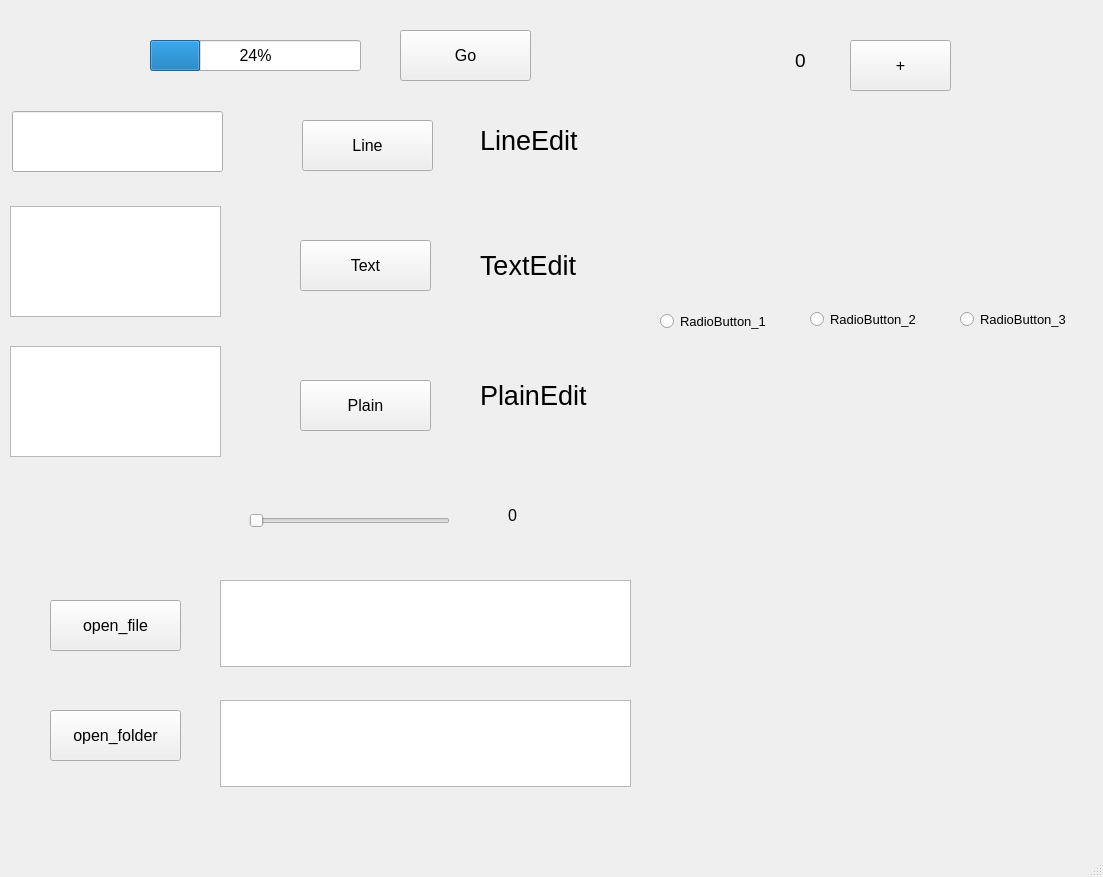
<?xml version="1.0" encoding="UTF-8"?>
<ui version="4.0">
 <class>MainWindow</class>
 <widget class="QMainWindow" name="MainWindow">
  <property name="geometry">
   <rect>
    <x>0</x>
    <y>0</y>
    <width>1103</width>
    <height>877</height>
   </rect>
  </property>
  <property name="windowTitle">
   <string>MainWindow</string>
  </property>
  <widget class="QWidget" name="centralwidget">
   <widget class="QLineEdit" name="box_line">
    <property name="geometry">
     <rect>
      <x>12</x>
      <y>111</y>
      <width>211</width>
      <height>61</height>
     </rect>
    </property>
    <property name="font">
     <font>
      <family>Arial</family>
      <pointsize>20</pointsize>
     </font>
    </property>
   </widget>
   <widget class="QTextEdit" name="box_text">
    <property name="geometry">
     <rect>
      <x>10</x>
      <y>206</y>
      <width>211</width>
      <height>111</height>
     </rect>
    </property>
    <property name="font">
     <font>
      <family>Arial</family>
      <pointsize>20</pointsize>
     </font>
    </property>
   </widget>
   <widget class="QPlainTextEdit" name="box_plain">
    <property name="geometry">
     <rect>
      <x>10</x>
      <y>346</y>
      <width>211</width>
      <height>111</height>
     </rect>
    </property>
    <property name="font">
     <font>
      <family>Arial</family>
      <pointsize>20</pointsize>
     </font>
    </property>
   </widget>
   <widget class="QPushButton" name="button_line">
    <property name="geometry">
     <rect>
      <x>302</x>
      <y>120</y>
      <width>131</width>
      <height>51</height>
     </rect>
    </property>
    <property name="font">
     <font>
      <family>Arial</family>
      <pointsize>12</pointsize>
     </font>
    </property>
    <property name="text">
     <string>Line</string>
    </property>
   </widget>
   <widget class="QPushButton" name="button_text">
    <property name="geometry">
     <rect>
      <x>300</x>
      <y>240</y>
      <width>131</width>
      <height>51</height>
     </rect>
    </property>
    <property name="font">
     <font>
      <family>Arial</family>
      <pointsize>12</pointsize>
     </font>
    </property>
    <property name="text">
     <string>Text</string>
    </property>
   </widget>
   <widget class="QPushButton" name="button_plain">
    <property name="geometry">
     <rect>
      <x>300</x>
      <y>380</y>
      <width>131</width>
      <height>51</height>
     </rect>
    </property>
    <property name="font">
     <font>
      <family>Arial</family>
      <pointsize>12</pointsize>
     </font>
    </property>
    <property name="text">
     <string>Plain</string>
    </property>
   </widget>
   <widget class="QLabel" name="label_line">
    <property name="geometry">
     <rect>
      <x>480</x>
      <y>110</y>
      <width>241</width>
      <height>61</height>
     </rect>
    </property>
    <property name="font">
     <font>
      <family>Arial</family>
      <pointsize>20</pointsize>
     </font>
    </property>
    <property name="text">
     <string>LineEdit</string>
    </property>
   </widget>
   <widget class="QLabel" name="label_text">
    <property name="geometry">
     <rect>
      <x>480</x>
      <y>210</y>
      <width>221</width>
      <height>111</height>
     </rect>
    </property>
    <property name="font">
     <font>
      <family>Arial</family>
      <pointsize>20</pointsize>
     </font>
    </property>
    <property name="text">
     <string>TextEdit</string>
    </property>
   </widget>
   <widget class="QLabel" name="label_plain">
    <property name="geometry">
     <rect>
      <x>480</x>
      <y>340</y>
      <width>241</width>
      <height>111</height>
     </rect>
    </property>
    <property name="font">
     <font>
      <family>Arial</family>
      <pointsize>20</pointsize>
     </font>
    </property>
    <property name="text">
     <string>PlainEdit</string>
    </property>
   </widget>
   <widget class="QSlider" name="horizontalSlider">
    <property name="geometry">
     <rect>
      <x>249</x>
      <y>510</y>
      <width>201</width>
      <height>22</height>
     </rect>
    </property>
    <property name="maximum">
     <number>100</number>
    </property>
    <property name="orientation">
     <enum>Qt::Horizontal</enum>
    </property>
   </widget>
   <widget class="QLabel" name="value">
    <property name="geometry">
     <rect>
      <x>487</x>
      <y>500</y>
      <width>51</width>
      <height>31</height>
     </rect>
    </property>
    <property name="font">
     <font>
      <family>Arial</family>
      <pointsize>12</pointsize>
     </font>
    </property>
    <property name="text">
     <string>0</string>
    </property>
    <property name="alignment">
     <set>Qt::AlignCenter</set>
    </property>
   </widget>
   <widget class="QProgressBar" name="progressBar">
    <property name="geometry">
     <rect>
      <x>150</x>
      <y>40</y>
      <width>211</width>
      <height>31</height>
     </rect>
    </property>
    <property name="font">
     <font>
      <family>Arial</family>
      <pointsize>12</pointsize>
     </font>
    </property>
    <property name="value">
     <number>24</number>
    </property>
   </widget>
   <widget class="QPushButton" name="button_go">
    <property name="geometry">
     <rect>
      <x>400</x>
      <y>30</y>
      <width>131</width>
      <height>51</height>
     </rect>
    </property>
    <property name="font">
     <font>
      <family>Arial</family>
      <pointsize>12</pointsize>
     </font>
    </property>
    <property name="text">
     <string>Go</string>
    </property>
   </widget>
   <widget class="QPushButton" name="button_file">
    <property name="geometry">
     <rect>
      <x>50</x>
      <y>600</y>
      <width>131</width>
      <height>51</height>
     </rect>
    </property>
    <property name="font">
     <font>
      <family>Arial</family>
      <pointsize>12</pointsize>
     </font>
    </property>
    <property name="text">
     <string>open_file</string>
    </property>
   </widget>
   <widget class="QPushButton" name="button_folder">
    <property name="geometry">
     <rect>
      <x>50</x>
      <y>710</y>
      <width>131</width>
      <height>51</height>
     </rect>
    </property>
    <property name="font">
     <font>
      <family>Arial</family>
      <pointsize>12</pointsize>
     </font>
    </property>
    <property name="text">
     <string>open_folder</string>
    </property>
   </widget>
   <widget class="QTextEdit" name="file_path">
    <property name="geometry">
     <rect>
      <x>220</x>
      <y>580</y>
      <width>411</width>
      <height>87</height>
     </rect>
    </property>
    <property name="font">
     <font>
      <family>Arial</family>
      <pointsize>14</pointsize>
     </font>
    </property>
   </widget>
   <widget class="QTextEdit" name="folder_path">
    <property name="geometry">
     <rect>
      <x>220</x>
      <y>700</y>
      <width>411</width>
      <height>87</height>
     </rect>
    </property>
    <property name="font">
     <font>
      <family>Arial</family>
      <pointsize>14</pointsize>
     </font>
    </property>
   </widget>
   <widget class="QPushButton" name="button_counter">
    <property name="geometry">
     <rect>
      <x>850</x>
      <y>40</y>
      <width>101</width>
      <height>51</height>
     </rect>
    </property>
    <property name="font">
     <font>
      <family>Arial</family>
      <pointsize>12</pointsize>
     </font>
    </property>
    <property name="text">
     <string>+</string>
    </property>
   </widget>
   <widget class="QLabel" name="counter_value">
    <property name="geometry">
     <rect>
      <x>760</x>
      <y>40</y>
      <width>81</width>
      <height>41</height>
     </rect>
    </property>
    <property name="font">
     <font>
      <family>Arial</family>
      <pointsize>14</pointsize>
     </font>
    </property>
    <property name="text">
     <string>0</string>
    </property>
    <property name="alignment">
     <set>Qt::AlignCenter</set>
    </property>
   </widget>
   <widget class="QRadioButton" name="radioButton_1">
    <property name="geometry">
     <rect>
      <x>660</x>
      <y>310</y>
      <width>133</width>
      <height>23</height>
     </rect>
    </property>
    <property name="font">
     <font>
      <family>Arial</family>
      <pointsize>10</pointsize>
     </font>
    </property>
    <property name="text">
     <string>RadioButton_1</string>
    </property>
   </widget>
   <widget class="QRadioButton" name="radioButton_2">
    <property name="geometry">
     <rect>
      <x>810</x>
      <y>310</y>
      <width>131</width>
      <height>19</height>
     </rect>
    </property>
    <property name="font">
     <font>
      <family>Arial</family>
      <pointsize>10</pointsize>
     </font>
    </property>
    <property name="text">
     <string>RadioButton_2</string>
    </property>
   </widget>
   <widget class="QRadioButton" name="radioButton_3">
    <property name="geometry">
     <rect>
      <x>960</x>
      <y>310</y>
      <width>131</width>
      <height>19</height>
     </rect>
    </property>
    <property name="font">
     <font>
      <family>Arial</family>
      <pointsize>10</pointsize>
     </font>
    </property>
    <property name="text">
     <string>RadioButton_3</string>
    </property>
   </widget>
   <widget class="QLabel" name="label_radiobutt">
    <property name="geometry">
     <rect>
      <x>800</x>
      <y>220</y>
      <width>151</width>
      <height>51</height>
     </rect>
    </property>
    <property name="font">
     <font>
      <family>Arial</family>
      <pointsize>14</pointsize>
     </font>
    </property>
    <property name="text">
     <string/>
    </property>
    <property name="alignment">
     <set>Qt::AlignCenter</set>
    </property>
   </widget>
  </widget>
  <widget class="QMenuBar" name="menubar">
   <property name="geometry">
    <rect>
     <x>0</x>
     <y>0</y>
     <width>1103</width>
     <height>25</height>
    </rect>
   </property>
  </widget>
  <widget class="QStatusBar" name="statusbar"/>
 </widget>
 <resources/>
 <connections/>
</ui>
